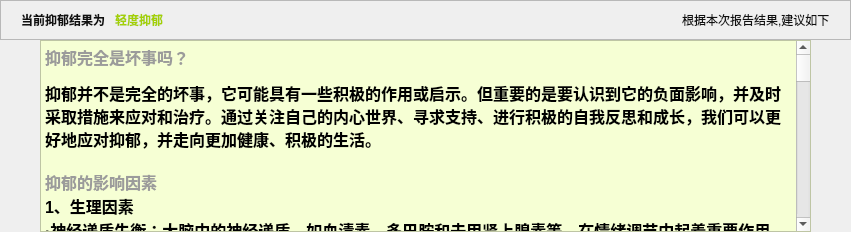
           <widget class="QWidget" name="yy_qd">
            <property name="styleSheet">
             <string notr="true"/>
            </property>
            <layout class="QVBoxLayout" name="verticalLayout_58">
             <property name="spacing">
              <number>0</number>
             </property>
             <property name="leftMargin">
              <number>0</number>
             </property>
             <property name="topMargin">
              <number>0</number>
             </property>
             <property name="rightMargin">
              <number>0</number>
             </property>
             <property name="bottomMargin">
              <number>0</number>
             </property>
             <item>
              <layout class="QVBoxLayout" name="verticalLayout_39">
               <property name="spacing">
                <number>0</number>
               </property>
               <item>
                <widget class="QFrame" name="frame_34">
                 <property name="minimumSize">
                  <size>
                   <width>0</width>
                   <height>0</height>
                  </size>
                 </property>
                 <property name="maximumSize">
                  <size>
                   <width>16777215</width>
                   <height>16777215</height>
                  </size>
                 </property>
                 <property name="frameShape">
                  <enum>QFrame::StyledPanel</enum>
                 </property>
                 <property name="frameShadow">
                  <enum>QFrame::Raised</enum>
                 </property>
                 <layout class="QHBoxLayout" name="horizontalLayout_48">
                  <property name="spacing">
                   <number>10</number>
                  </property>
                  <property name="leftMargin">
                   <number>20</number>
                  </property>
                  <property name="rightMargin">
                   <number>20</number>
                  </property>
                  <item>
                   <widget class="QLabel" name="label_83">
                    <property name="styleSheet">
                     <string notr="true">color: rgb(16, 16, 16);
font: 75 12pt &quot;微软雅黑&quot;;
font-weight: bold;</string>
                    </property>
                    <property name="text">
                     <string>当前抑郁结果为</string>
                    </property>
                   </widget>
                  </item>
                  <item>
                   <widget class="QLabel" name="label_84">
                    <property name="styleSheet">
                     <string notr="true">color: rgb(164, 208, 6);
font: 75 14pt &quot;微软雅黑&quot;;
font-weight: bold;</string>
                    </property>
                    <property name="text">
                     <string>轻度抑郁</string>
                    </property>
                   </widget>
                  </item>
                  <item>
                   <spacer name="horizontalSpacer_31">
                    <property name="orientation">
                     <enum>Qt::Horizontal</enum>
                    </property>
                    <property name="sizeHint" stdset="0">
                     <size>
                      <width>509</width>
                      <height>20</height>
                     </size>
                    </property>
                   </spacer>
                  </item>
                  <item>
                   <widget class="QLabel" name="label_85">
                    <property name="styleSheet">
                     <string notr="true">color: rgb(16, 16, 16);
font: 75 12pt &quot;微软雅黑&quot;;
</string>
                    </property>
                    <property name="text">
                     <string>根据本次报告结果,建议如下</string>
                    </property>
                   </widget>
                  </item>
                 </layout>
                </widget>
               </item>
               <item>
                <layout class="QVBoxLayout" name="verticalLayout_59">
                 <property name="leftMargin">
                  <number>40</number>
                 </property>
                 <property name="rightMargin">
                  <number>40</number>
                 </property>
                 <item>
                  <widget class="QTextEdit" name="textEdit_12">
                   <property name="styleSheet">
                    <string notr="true"> QTextEdit {
        background-color: rgb(246, 255, 212);
    }</string>
                   </property>
                   <property name="readOnly">
                    <bool>true</bool>
                   </property>
                   <property name="html">
                    <string>&lt;!DOCTYPE HTML PUBLIC &quot;-//W3C//DTD HTML 4.0//EN&quot; &quot;http://www.w3.org/TR/REC-html40/strict.dtd&quot;&gt;
&lt;html&gt;&lt;head&gt;&lt;meta name=&quot;qrichtext&quot; content=&quot;1&quot; /&gt;&lt;meta charset=&quot;utf-8&quot; /&gt;&lt;style type=&quot;text/css&quot;&gt;
p, li { white-space: pre-wrap; }
hr { height: 1px; border-width: 0; }
li.unchecked::marker { content: &quot;\2610&quot;; }
li.checked::marker { content: &quot;\2612&quot;; }
&lt;/style&gt;&lt;/head&gt;&lt;body style=&quot; font-family:'Microsoft YaHei UI'; font-size:9pt; font-weight:400; font-style:normal;&quot;&gt;
&lt;p style=&quot; margin-top:12px; margin-bottom:12px; margin-left:0px; margin-right:0px; -qt-block-indent:0; text-indent:0px; -qt-user-state:65536;&quot;&gt;&lt;span style=&quot; font-family:'微软雅黑 Light','sans-serif'; font-size:12pt; font-weight:600; color:#9b9b9b;&quot;&gt;抑郁完全是坏事吗？&lt;/span&gt;&lt;span style=&quot; font-family:'SimSun'; font-size:12pt;&quot;&gt; &lt;/span&gt;&lt;/p&gt;
&lt;p style=&quot; margin-top:0px; margin-bottom:0px; margin-left:0px; margin-right:0px; -qt-block-indent:0; text-indent:0px;&quot;&gt;&lt;span style=&quot; font-family:'SimSun'; font-size:12pt; font-weight:600;&quot;&gt;抑郁并不是完全的坏事，它可能具有一些积极的作用或启示。但重要的是要认识到它的负面影响，并及时采取措施来应对和治疗。通过关注自己的内心世界、寻求支持、进行积极的自我反思和成长，我们可以更好地应对抑郁，并走向更加健康、积极的生活。&lt;/span&gt;&lt;/p&gt;
&lt;p style=&quot;-qt-paragraph-type:empty; margin-top:0px; margin-bottom:0px; margin-left:0px; margin-right:0px; -qt-block-indent:0; text-indent:0px; font-family:'SimSun'; font-size:12pt; font-weight:600;&quot;&gt;&lt;br /&gt;&lt;/p&gt;
&lt;p style=&quot; margin-top:0px; margin-bottom:0px; margin-left:0px; margin-right:0px; -qt-block-indent:0; text-indent:0px;&quot;&gt;&lt;span style=&quot; font-family:'微软雅黑 Light','sans-serif'; font-size:12pt; font-weight:600; color:#9b9b9b;&quot;&gt;抑郁的影响因素&lt;/span&gt;&lt;span style=&quot; font-family:'SimSun'; font-size:12pt;&quot;&gt; &lt;/span&gt;&lt;/p&gt;
&lt;p style=&quot; margin-top:0px; margin-bottom:0px; margin-left:0px; margin-right:0px; -qt-block-indent:0; text-indent:0px;&quot;&gt;&lt;span style=&quot; font-family:'SimSun'; font-size:12pt; font-weight:600;&quot;&gt;1、生理因素&lt;/span&gt;&lt;/p&gt;
&lt;p style=&quot; margin-top:0px; margin-bottom:0px; margin-left:0px; margin-right:0px; -qt-block-indent:0; text-indent:0px;&quot;&gt;&lt;span style=&quot; font-family:'SimSun'; font-size:12pt; font-weight:600;&quot;&gt;·神经递质失衡：大脑中的神经递质，如血清素、多巴胺和去甲肾上腺素等，在情绪调节中起着重要作用。如果这些神经递质水平出现异常或失衡，就可能导致抑郁症的发生。&lt;/span&gt;&lt;/p&gt;
&lt;p style=&quot; margin-top:0px; margin-bottom:0px; margin-left:0px; margin-right:0px; -qt-block-indent:0; text-indent:0px;&quot;&gt;&lt;span style=&quot; font-family:'SimSun'; font-size:12pt; font-weight:600;&quot;&gt;·遗传因素：遗传因素在抑郁症的发病中占据一定地位。家族中有抑郁症患者的人，其患病风险可能会增加。然而，并非所有有家族史的人都会患上抑郁症，遗传仅仅是导致抑郁症的众多因素之一。&lt;/span&gt;&lt;/p&gt;
&lt;p style=&quot; margin-top:0px; margin-bottom:0px; margin-left:0px; margin-right:0px; -qt-block-indent:0; text-indent:0px;&quot;&gt;&lt;span style=&quot; font-family:'SimSun'; font-size:12pt; font-weight:600;&quot;&gt;·身体疾病：某些身体疾病，特别是慢性中枢性神经系统疾病或其他慢性躯体疾病，可能成为抑郁障碍发生的重要危险因素。此外，一些药物的副作用也可能导致抑郁情绪的出现。&lt;/span&gt;&lt;/p&gt;
&lt;p style=&quot; margin-top:0px; margin-bottom:0px; margin-left:0px; margin-right:0px; -qt-block-indent:0; text-indent:0px;&quot;&gt;&lt;span style=&quot; font-family:'SimSun'; font-size:12pt; font-weight:600;&quot;&gt;2、心理因素&lt;/span&gt;&lt;/p&gt;
&lt;p style=&quot; margin-top:0px; margin-bottom:0px; margin-left:0px; margin-right:0px; -qt-block-indent:0; text-indent:0px;&quot;&gt;&lt;span style=&quot; font-family:'SimSun'; font-size:12pt; font-weight:600;&quot;&gt;·消极情绪与思维模式：长期的压力、焦虑、自卑感等消极情绪，以及悲观、消极、自卑的思维模式，都可能增加抑郁症的发生风险。&lt;/span&gt;&lt;/p&gt;
&lt;p style=&quot; margin-top:0px; margin-bottom:0px; margin-left:0px; margin-right:0px; -qt-block-indent:0; text-indent:0px;&quot;&gt;&lt;span style=&quot; font-family:'SimSun'; font-size:12pt; font-weight:600;&quot;&gt;·童年经历：儿童期的不良经历，如双亲丧亡、缺乏关爱、受到虐待等，往往构成成年后发生抑郁症的重要危险因素。&lt;/span&gt;&lt;/p&gt;
&lt;p style=&quot; margin-top:0px; margin-bottom:0px; margin-left:0px; margin-right:0px; -qt-block-indent:0; text-indent:0px;&quot;&gt;&lt;span style=&quot; font-family:'SimSun'; font-size:12pt; font-weight:600;&quot;&gt;·人格特质：性格内向、具有焦虑、强迫、冲动等特质的人，更容易患上抑郁症。他们往往不善于表达情感，遇到挫折时容易陷入自我否定和抑郁情绪中。&lt;/span&gt;&lt;/p&gt;
&lt;p style=&quot; margin-top:0px; margin-bottom:0px; margin-left:0px; margin-right:0px; -qt-block-indent:0; text-indent:0px;&quot;&gt;&lt;span style=&quot; font-family:'SimSun'; font-size:12pt; font-weight:600;&quot;&gt;3、环境因素&lt;/span&gt;&lt;/p&gt;
&lt;p style=&quot; margin-top:0px; margin-bottom:0px; margin-left:0px; margin-right:0px; -qt-block-indent:0; text-indent:0px;&quot;&gt;&lt;span style=&quot; font-family:'SimSun'; font-size:12pt; font-weight:600;&quot;&gt;·生活事件：重大的突发性或持续时间较长的负性生活事件，如亲人去世、工作变动、离婚、创伤等，都可能对个体产生不良影响，甚至导致抑郁的发生。&lt;/span&gt;&lt;/p&gt;
&lt;p style=&quot; margin-top:0px; margin-bottom:0px; margin-left:0px; margin-right:0px; -qt-block-indent:0; text-indent:0px;&quot;&gt;&lt;span style=&quot; font-family:'SimSun'; font-size:12pt; font-weight:600;&quot;&gt;·社会环境：社会环境的变化、人际关系的紧张、工作压力的增大等，都可能成为导致抑郁的因素。例如，失业、经济困难、社交孤立等都可能增加抑郁症的患病风险。&lt;/span&gt;&lt;/p&gt;
&lt;p style=&quot; margin-top:0px; margin-bottom:0px; margin-left:0px; margin-right:0px; -qt-block-indent:0; text-indent:0px;&quot;&gt;&lt;span style=&quot; font-family:'SimSun'; font-size:12pt; font-weight:600;&quot;&gt;4、其他因素&lt;/span&gt;&lt;/p&gt;
&lt;p style=&quot; margin-top:0px; margin-bottom:0px; margin-left:0px; margin-right:0px; -qt-block-indent:0; text-indent:0px;&quot;&gt;&lt;span style=&quot; font-family:'SimSun'; font-size:12pt; font-weight:600;&quot;&gt;·药物和物质滥用：某些药物和物质的滥用可能导致神经递质紊乱，从而增加抑郁症的发生风险。例如，长期饮酒的患者中有较高比例的个体可能患有抑郁障碍。&lt;/span&gt;&lt;/p&gt;
&lt;p style=&quot; margin-top:0px; margin-bottom:0px; margin-left:0px; margin-right:0px; -qt-block-indent:0; text-indent:0px;&quot;&gt;&lt;span style=&quot; font-family:'SimSun'; font-size:12pt; font-weight:600;&quot;&gt;·不良生活习惯：长期熬夜、过度饮酒、吸烟、缺乏运动等不良习惯也可能对情绪产生负面影响，增加抑郁情绪的发生风险。&lt;/span&gt;&lt;/p&gt;
&lt;p style=&quot;-qt-paragraph-type:empty; margin-top:0px; margin-bottom:0px; margin-left:0px; margin-right:0px; -qt-block-indent:0; text-indent:0px; font-family:'SimSun'; font-size:12pt; font-weight:600;&quot;&gt;&lt;br /&gt;&lt;/p&gt;
&lt;p style=&quot; margin-top:0px; margin-bottom:0px; margin-left:0px; margin-right:0px; -qt-block-indent:0; text-indent:0px;&quot;&gt;&lt;span style=&quot; font-family:'SimSun'; font-size:12pt; font-weight:600; color:#ff0000;&quot;&gt;综上所述，抑郁的影响因素是多方面的，包括生理、心理、环境和其他因素。这些因素之间相互作用、相互影响，共同构成了抑郁症的复杂病因。因此，在预防和治疗抑郁症时，需要综合考虑多种因素，采取个体化的治疗方案。&lt;/span&gt;&lt;/p&gt;
&lt;p style=&quot;-qt-paragraph-type:empty; margin-top:0px; margin-bottom:0px; margin-left:0px; margin-right:0px; -qt-block-indent:0; text-indent:0px; font-family:'SimSun'; font-size:12pt; font-weight:600; color:#ff0000;&quot;&gt;&lt;br /&gt;&lt;/p&gt;
&lt;p style=&quot; margin-top:0px; margin-bottom:0px; margin-left:0px; margin-right:0px; -qt-block-indent:0; text-indent:0px;&quot;&gt;&lt;span style=&quot; font-family:'SimSun'; font-size:12pt; font-weight:600; color:#9b9b9b;&quot;&gt;缓解轻度抑郁的建议&lt;/span&gt;&lt;/p&gt;
&lt;p style=&quot; margin-top:0px; margin-bottom:0px; margin-left:0px; margin-right:0px; -qt-block-indent:0; text-indent:0px;&quot;&gt;&lt;span style=&quot; font-family:'SimSun'; font-size:12pt; font-weight:600;&quot;&gt;一、接受情绪并寻求支持&lt;/span&gt;&lt;/p&gt;
&lt;p style=&quot; margin-top:0px; margin-bottom:0px; margin-left:0px; margin-right:0px; -qt-block-indent:0; text-indent:0px;&quot;&gt;&lt;span style=&quot; font-family:'SimSun'; font-size:12pt; font-weight:600;&quot;&gt;·认识并接受情绪：首先要认识到自己可能正处于轻度抑郁的状态，并接受这种情绪。不要忽视或否认自己的感受，也不要过于自责或批评自己。&lt;/span&gt;&lt;/p&gt;
&lt;p style=&quot; margin-top:0px; margin-bottom:0px; margin-left:0px; margin-right:0px; -qt-block-indent:0; text-indent:0px;&quot;&gt;&lt;span style=&quot; font-family:'SimSun'; font-size:12pt; font-weight:600;&quot;&gt;·寻求社交支持：与家人、朋友或亲密的人分享自己的感受，寻求理解和支持。加入兴趣小组或社交活动，扩大社交圈子，与志同道合的人交流，有助于缓解孤独感和抑郁情绪。&lt;/span&gt;&lt;/p&gt;
&lt;p style=&quot; margin-top:0px; margin-bottom:0px; margin-left:0px; margin-right:0px; -qt-block-indent:0; text-indent:0px;&quot;&gt;&lt;span style=&quot; font-family:'SimSun'; font-size:12pt; font-weight:600;&quot;&gt;二、保持健康的生活方式&lt;/span&gt;&lt;/p&gt;
&lt;p style=&quot; margin-top:0px; margin-bottom:0px; margin-left:0px; margin-right:0px; -qt-block-indent:0; text-indent:0px;&quot;&gt;&lt;span style=&quot; font-family:'SimSun'; font-size:12pt; font-weight:600;&quot;&gt;·充足睡眠：确保有足够的睡眠时间，并尽量保持规律的作息习惯。良好的睡眠有助于调节情绪和改善心理健康。&lt;/span&gt;&lt;/p&gt;
&lt;p style=&quot; margin-top:0px; margin-bottom:0px; margin-left:0px; margin-right:0px; -qt-block-indent:0; text-indent:0px;&quot;&gt;&lt;span style=&quot; font-family:'SimSun'; font-size:12pt; font-weight:600;&quot;&gt;·健康饮食：注意营养均衡，多摄入富含维生素和矿物质的食物，如新鲜蔬菜和水果。避免过多摄入咖啡因和糖分，以及烟酒、浓茶等刺激性物质。&lt;/span&gt;&lt;/p&gt;
&lt;p style=&quot; margin-top:0px; margin-bottom:0px; margin-left:0px; margin-right:0px; -qt-block-indent:0; text-indent:0px;&quot;&gt;&lt;span style=&quot; font-family:'SimSun'; font-size:12pt; font-weight:600;&quot;&gt;·适量运动：进行适量的体育活动，如散步、瑜伽、慢跑等，有助于释放压力、缓解抑郁情绪。运动还能提高身体素质，增强自信心。&lt;/span&gt;&lt;/p&gt;
&lt;p style=&quot; margin-top:0px; margin-bottom:0px; margin-left:0px; margin-right:0px; -qt-block-indent:0; text-indent:0px;&quot;&gt;&lt;span style=&quot; font-family:'SimSun'; font-size:12pt; font-weight:600;&quot;&gt;三、心理治疗与放松技巧&lt;/span&gt;&lt;/p&gt;
&lt;p style=&quot; margin-top:0px; margin-bottom:0px; margin-left:0px; margin-right:0px; -qt-block-indent:0; text-indent:0px;&quot;&gt;&lt;span style=&quot; font-family:'SimSun'; font-size:12pt; font-weight:600;&quot;&gt;·心理治疗：寻求专业心理咨询或治疗，专业的心理医生可以提供更具体、个性化的建议和支持。心理治疗如认知行为疗法有助于患者调整负面思维模式，提高应对压力的能力。&lt;/span&gt;&lt;/p&gt;
&lt;p style=&quot; margin-top:0px; margin-bottom:0px; margin-left:0px; margin-right:0px; -qt-block-indent:0; text-indent:0px;&quot;&gt;&lt;span style=&quot; font-family:'SimSun'; font-size:12pt; font-weight:600;&quot;&gt;·放松技巧：尝试放松技巧，如深呼吸、冥想、渐进性肌肉松弛等，有助于缓解紧张情绪、减轻压力。这些技巧可以在家中自行练习，帮助患者保持平静和放松。&lt;/span&gt;&lt;/p&gt;
&lt;p style=&quot; margin-top:0px; margin-bottom:0px; margin-left:0px; margin-right:0px; -qt-block-indent:0; text-indent:0px;&quot;&gt;&lt;span style=&quot; font-family:'SimSun'; font-size:12pt; font-weight:600;&quot;&gt;四、培养兴趣爱好与积极心态&lt;/span&gt;&lt;/p&gt;
&lt;p style=&quot; margin-top:0px; margin-bottom:0px; margin-left:0px; margin-right:0px; -qt-block-indent:0; text-indent:0px;&quot;&gt;&lt;span style=&quot; font-family:'SimSun'; font-size:12pt; font-weight:600;&quot;&gt;·投入兴趣：投入时间和精力去做自己感兴趣的事情，如阅读、绘画、音乐、旅行等。此类活动可以带来愉悦感和成就感，有助于提升心情。&lt;/span&gt;&lt;/p&gt;
&lt;p style=&quot; margin-top:0px; margin-bottom:0px; margin-left:0px; margin-right:0px; -qt-block-indent:0; text-indent:0px;&quot;&gt;&lt;span style=&quot; font-family:'SimSun'; font-size:12pt; font-weight:600;&quot;&gt;·积极心态：尽量避免消极的思维模式，学会关注自己的优点和成就，培养积极的自我认知。通过积极的心态来看待生活中的挑战和困难，有助于更好地应对抑郁情绪。&lt;/span&gt;&lt;/p&gt;
&lt;p style=&quot; margin-top:0px; margin-bottom:0px; margin-left:0px; margin-right:0px; -qt-block-indent:0; text-indent:0px;&quot;&gt;&lt;span style=&quot; font-family:'SimSun'; font-size:12pt; font-weight:600;&quot;&gt;五、建议就医与药物治疗&lt;/span&gt;&lt;/p&gt;
&lt;p style=&quot; margin-top:0px; margin-bottom:0px; margin-left:0px; margin-right:0px; -qt-block-indent:0; text-indent:0px;&quot;&gt;&lt;span style=&quot; font-family:'SimSun'; font-size:12pt; font-weight:600;&quot;&gt;·建议就医：如果自我调整效果不佳，或者抑郁情绪持续加重，建议及时就医。医生会根据患者的具体情况制定合适的治疗方案。&lt;/span&gt;&lt;/p&gt;
&lt;p style=&quot; margin-top:0px; margin-bottom:0px; margin-left:0px; margin-right:0px; -qt-block-indent:0; text-indent:0px;&quot;&gt;&lt;span style=&quot; font-family:'SimSun'; font-size:12pt; font-weight:600;&quot;&gt;·建议药物治疗：在医生指导下使用抗抑郁药物，如氟西汀、帕罗西汀等。但请注意，药物治疗需在医生指导下进行，切勿自行更改用法用量或停药。&lt;/span&gt;&lt;/p&gt;
&lt;p style=&quot;-qt-paragraph-type:empty; margin-top:0px; margin-bottom:0px; margin-left:0px; margin-right:0px; -qt-block-indent:0; text-indent:0px; font-family:'SimSun'; font-size:12pt; font-weight:600;&quot;&gt;&lt;br /&gt;&lt;/p&gt;
&lt;p style=&quot; margin-top:0px; margin-bottom:0px; margin-left:0px; margin-right:0px; -qt-block-indent:0; text-indent:0px;&quot;&gt;&lt;span style=&quot; font-family:'SimSun'; font-size:12pt; font-weight:600; color:#ff0000;&quot;&gt;综上所述，面对轻度抑郁的情况，患者应积极采取多种措施来改善情绪状态和生活质量。同时，也要保持耐心和积极配合治疗的态度，以便更好地恢复健康。&lt;/span&gt;&lt;/p&gt;&lt;/body&gt;&lt;/html&gt;</string>
                   </property>
                  </widget>
                 </item>
                </layout>
               </item>
              </layout>
             </item>
            </layout>
           </widget>
